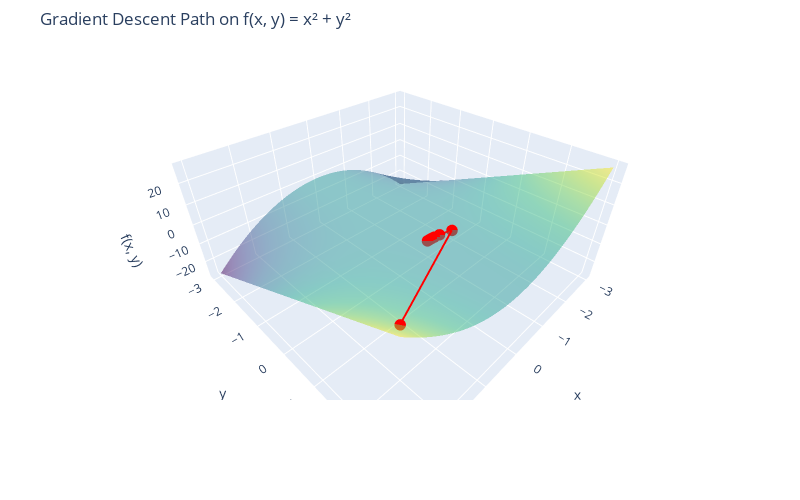

Write notebook code for a chart like this one.
### Code cell
# Extract x, y, and z = f(x, y) from history
x_path = [w[0] for w in history]
y_path = [w[1] for w in history]
z_path = [objective_fn(w) for w in history]

# Surface for f(x, y)
X = np.linspace(-3, 3, 100)
Y = np.linspace(-3, 3, 100)
X, Y = np.meshgrid(X, Y)
Z = X**2 * Y

# Create the 3D plot
fig = go.Figure()

# Function surface
fig.add_trace(go.Surface(
    z=Z, x=X, y=Y,
    colorscale='Viridis',
    opacity=0.5,
    showscale=False,
    name='Surface'))

# Descent path
fig.add_trace(go.Scatter3d(
    x=x_path,
    y=y_path,
    z=z_path,
    mode='lines+markers',
    line=dict(color='red', width=4),
    marker=dict(size=4, color='red'),
    name='Gradient Descent Path'
))

# Layout
fig.update_layout(
    title='Gradient Descent Path on f(x, y) = x² + y²',
    scene=dict(
        xaxis_title='x',
        yaxis_title='y',
        zaxis_title='f(x, y)',
        aspectmode='manual',  # Set fixed aspect ratio
        aspectratio=dict(x=1.5, y=1.5, z=0.7)  # Tweak this for better visuals
    ),
    autosize=False,
    width=800,
    height=500,
    margin=dict(l=0, r=0, b=100, t=50)
)

fig.show()

### Figure 1 — Plotly figure (JSON) as saved in the notebook; plotly's stock layout.template omitted (floating-point values rounded to 4 significant figures; data arrays with more than 128 entries replaced by an {"elided": "..."} marker saying what was removed)
{"data": [{"colorscale": [[0, "#440154"], [0.1111, "#482878"], [0.2222, "#3e4989"], [0.3333, "#31688e"], [0.4444, "#26828e"], [0.5556, "#1f9e89"], [0.6667, "#35b779"], [0.7778, "#6ece58"], [0.8889, "#b5de2b"], [1, "#fde725"]], "name": "Surface", "opacity": 0.5, "showscale": false, "type": "surface", "x": {"elided": "100x100 float values"}, "y": {"elided": "100x100 float values"}, "z": {"elided": "100x100 float values"}}, {"line": {"color": "red", "width": 4}, "marker": {"color": "red", "size": 4}, "mode": "lines+markers", "name": "Gradient Descent Path", "type": "scatter3d", "x": [2.5, -0.625, -0.332, -0.1926, -0.1144, -0.06846, -0.04108, -0.02468, -0.01483, -0.008913, -0.005357, -0.00322, -0.001935, -0.001163, -0.0006991, -0.0004202, -0.0002526, -0.0001518, -9.124e-05, -5.484e-05, -3.296e-05, -1.981e-05, -1.191e-05, -7.157e-06, -4.302e-06, -2.585e-06, -1.554e-06, -9.34e-07, -5.614e-07, -3.374e-07, -2.028e-07], "y": [2.5, 0.9375, 0.8398, 0.8123, 0.803, 0.7997, 0.7986, 0.7981, 0.798, 0.7979, 0.7979, 0.7979, 0.7979, 0.7979, 0.7979, 0.7979, 0.7979, 0.7979, 0.7979, 0.7979, 0.7979, 0.7979, 0.7979, 0.7979, 0.7979, 0.7979, 0.7979, 0.7979, 0.7979, 0.7979, 0.7979], "z": [15.62, 0.3662, 0.09259, 0.03013, 0.01051, 0.003748, 0.001348, 0.0004861, 0.0001755, 6.339e-05, 2.29e-05, 8.272e-06, 2.988e-06, 1.08e-06, 3.9e-07, 1.409e-07, 5.09e-08, 1.839e-08, 6.642e-09, 2.4e-09, 8.669e-10, 3.132e-10, 1.131e-10, 4.087e-11, 1.476e-11, 5.334e-12, 1.927e-12, 6.961e-13, 2.515e-13, 9.085e-14, 3.282e-14]}], "layout": {"autosize": false, "height": 500, "margin": {"b": 100, "l": 0, "r": 0, "t": 50}, "scene": {"aspectmode": "manual", "aspectratio": {"x": 1.5, "y": 1.5, "z": 0.7}, "xaxis": {"title": {"text": "x"}}, "yaxis": {"title": {"text": "y"}}, "zaxis": {"title": {"text": "f(x, y)"}}}, "title": {"text": "Gradient Descent Path on f(x, y) = x² + y²"}, "width": 800}}
